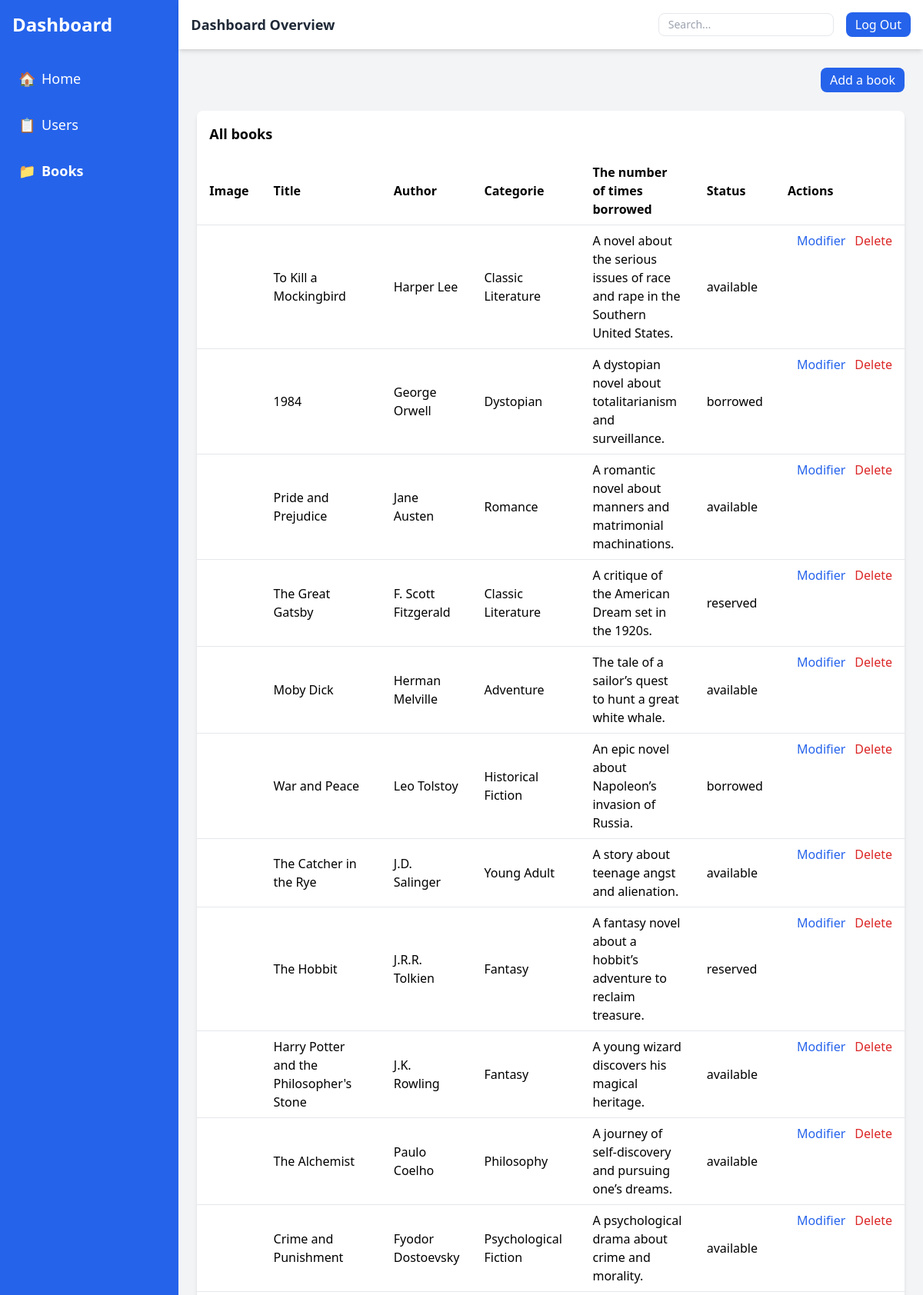
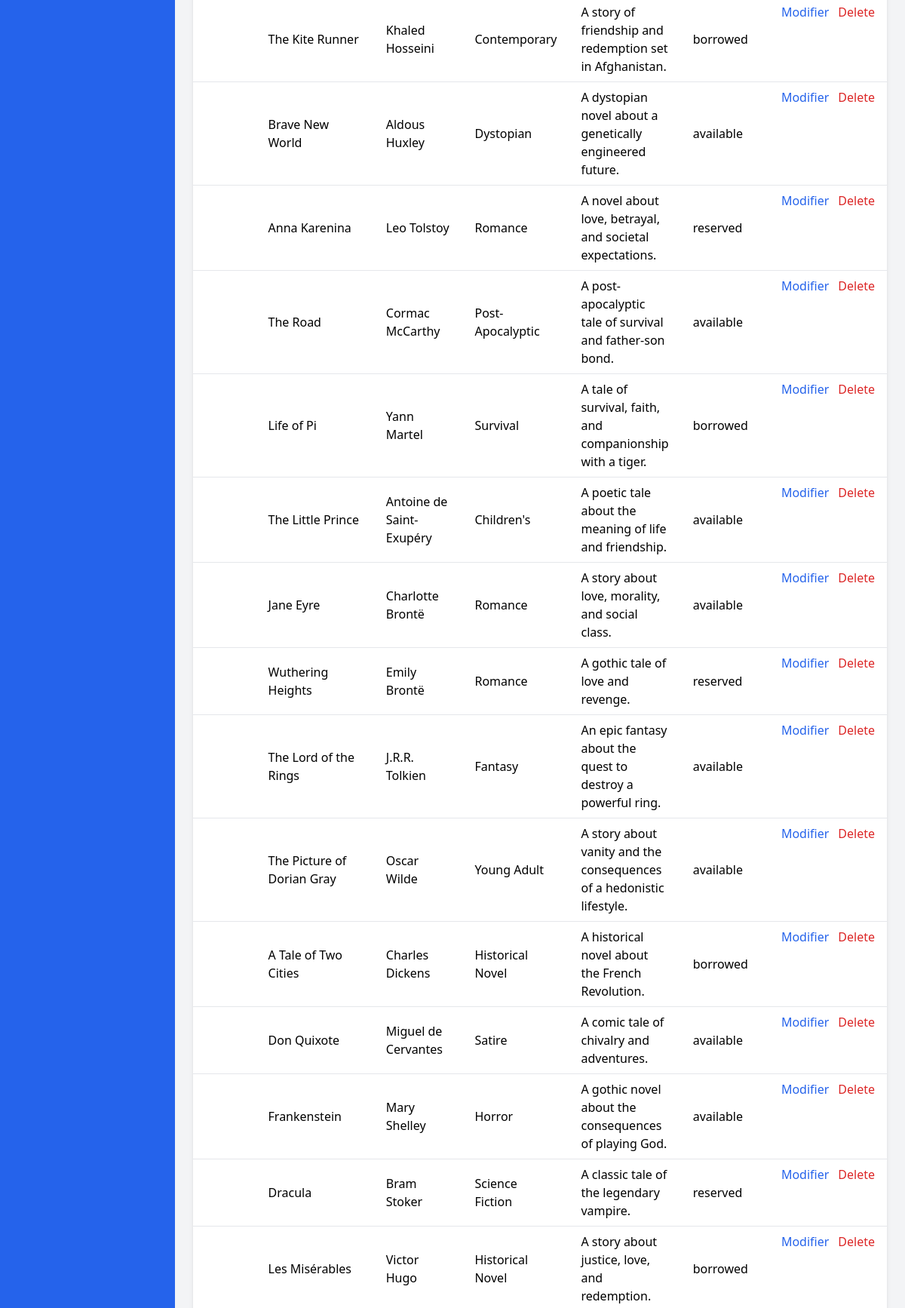
Page /AdminPages/Books.php (upper part) on the committed database (2 pictures, top to bottom).
### tables this page shows
CREATE TABLE books (
    id INT AUTO_INCREMENT PRIMARY KEY,
    title VARCHAR(255) NOT NULL,
    author VARCHAR(255) NOT NULL,
    category_id INT NOT NULL,
    cover_image VARCHAR(255), 
    summary TEXT,
    status ENUM('available', 'borrowed', 'reserved') DEFAULT 'available',
    created_at TIMESTAMP DEFAULT CURRENT_TIMESTAMP,
    FOREIGN KEY (category_id) REFERENCES categories(id) ON DELETE CASCADE
);

CREATE TABLE categories (
    id INT AUTO_INCREMENT PRIMARY KEY,
    name VARCHAR(255) NOT NULL
);

### AdminController/homepagecontroller.php (called while the page is built, shortened)
<?php
class Admin extends User{
    public function displayBooks(){
        $database = new Database();
        $db = $database->connect();
        $query = "SELECT books.title, books.author, categories.name, books.cover_image, books.summary, books.status FROM books join categories on books.category_id = categories.id";
        $stmt = $db->prepare($query);
        $stmt->execute();
        $results = $stmt->fetchAll(PDO::FETCH_ASSOC);
        return isset($results) ? $results : null;
    }
}
?>

### AdminPages/Books.php (the view, shortened to what this page needs)
<?php
require '../AdminController/homepagecontroller.php';
$database = new Database();
$db = $database->connect();
$admin = new Admin($db);
$books = $admin->displayBooks();
?>
<!DOCTYPE html>
<html lang="en">
<head>
    <script src="https://cdn.tailwindcss.com"></script>
    <link rel="stylesheet" href="https://cdnjs.cloudflare.com/ajax/libs/font-awesome/6.7.2/css/all.min.css" />
</head>
<body class="bg-gray-100 h-screen">
    <div class="flex h-full z-10">
        <aside class="w-64 bg-blue-600 text-white hidden md:block">
            <div class="p-4">
                <h1 class="text-2xl font-bold">Dashboard</h1>
            </div>
            <nav>
                <ul class="space-y-4 p-4">
                    <li><a href="Dashboard.php"
                            class="flex items-center gap-2 text-lg hover:bg-blue-500 p-2 rounded"><span>🏠</span>
                            Home</a></li>
                    <li><a href="UsersManaging.php"
                            class="flex items-center gap-2 text-lg hover:bg-blue-500 p-2 rounded"><span>📋</span>
                            Users</a></li>
                    <li><a href="Books.php"
                            class="flex items-center font-bold gap-2 text-lg hover:bg-blue-500 p-2 rounded"><span>📁</span>
                            Books</a></li>
                </ul>
            </nav>
        </aside>
        <div class="flex-1 flex flex-col">
            <header class="bg-white shadow-md p-4 flex justify-between items-center">
                <h2 class="text-lg font-bold text-gray-800">Dashboard Overview</h2>
                <div class="flex items-center space-x-4">
                    <input type="text" placeholder="Search..." class="py-1 px-3 border rounded-lg text-sm">
                    <a class="bg-blue-600 text-white py-1 px-3 rounded-lg" href="../logout.php">Log Out</a>
                </div>
            </header>
            <main class="p-6 flex-1 overflow-y-auto">
            <div class="flex justify-end">
                <form action="" method="POST">
                <button class="bg-blue-600 text-white py-1 px-3 rounded-lg" name="addbook">Add a book</button>
                </form>
            </div>
                <div class="mt-6 bg-white rounded-lg shadow-md">
                    <h3 class="text-lg font-bold p-4">All books</h3>
                    <table class="w-full text-left border-collapse">
                        <thead>
                            <tr class="border-b">
                            <th class="py-2 px-4">Image</th>
                                <th class="py-2 px-4">Title</th>
                                <th class="py-2 px-4">Author</th>
                                <th class="py-2 px-4">Categorie</th>
                                <th class="py-2 px-4">The number of times borrowed</th>
                                <th class="py-2 px-4">Status</th>
                                <th class="py-2 px-4">Actions</th>
                            </tr>
                        </thead>
                        <tbody>
                        <?php foreach($books as $book) : ?>
                            <tr class="border-b hover:bg-gray-100">
                                <td class="py-2 px-4"><img src="<?php echo $book['cover_image']; ?>" alt="" width="50"></td>
                                <td class="py-2 px-4 cursor-pointer hover:text-blue-700 hover:font-bold hover:underline"><?php echo $book['title']; ?></td>
                                <td class="py-2 px-4"><?php echo $book['author']; ?></td>
                                <td class="py-2 px-4"><?php echo $book['name']; ?></td>
                                <td class="py-2 px-4"><?php echo $book['summary']; ?></td>
                                <td class="py-2 px-4"><?php echo $book['status']; ?></td>
                                <td class="py-2 px-4 flex items-center w-full">
                                    <a href="#" class="text-blue-600 hover:underline mx-3">Modifier</a>
                                    <a href="#" class="text-red-600 hover:underline">Delete</a>
                                </td>
                            </tr>
                        <?php endforeach ?>
                        </tbody>
                    </table>
                </div>
            </main>
        </div>
    </div>
</body>
</html>

### rows in the picture
books: title "To Kill a Mockingbird", author "Harper Lee", category.name "Classic Literature", summary "A novel about the serious issues of race and rape in the Southern United States.", status "available"
books: title "1984", author "George Orwell", category.name "Dystopian", summary "A dystopian novel about totalitarianism and surveillance.", status "borrowed"
books: title "Pride and Prejudice", author "Jane Austen", category.name "Romance", summary "A romantic novel about manners and matrimonial machinations.", status "available"
books: title "The Great Gatsby", author "F. Scott Fitzgerald", category.name "Classic Literature", summary "A critique of the American Dream set in the 1920s.", status "reserved"
books: title "Moby Dick", author "Herman Melville", category.name "Adventure", summary "The tale of a sailor’s quest to hunt a great white whale.", status "available"
books: title "War and Peace", author "Leo Tolstoy", category.name "Historical Fiction", summary "An epic novel about Napoleon’s invasion of Russia.", status "borrowed"
books: title "The Catcher in the Rye", author "J.D. Salinger", category.name "Young Adult", summary "A story about teenage angst and alienation.", status "available"
books: title "The Hobbit", author "J.R.R. Tolkien", category.name "Fantasy", summary "A fantasy novel about a hobbit’s adventure to reclaim treasure.", status "reserved"
books: title "Harry Potter and the Philosopher's Stone", author "J.K. Rowling", category.name "Fantasy", summary "A young wizard discovers his magical heritage.", status "available"
books: title "The Alchemist", author "Paulo Coelho", category.name "Philosophy", summary "A journey of self-discovery and pursuing one’s dreams.", status "available"
books: title "Crime and Punishment", author "Fyodor Dostoevsky", category.name "Psychological Fiction", summary "A psychological drama about crime and morality.", status "available"
books: title "The Kite Runner", author "Khaled Hosseini", category.name "Contemporary", summary "A story of friendship and redemption set in Afghanistan.", status "borrowed"
books: title "Brave New World", author "Aldous Huxley", category.name "Dystopian", summary "A dystopian novel about a genetically engineered future.", status "available"
books: title "Anna Karenina", author "Leo Tolstoy", category.name "Romance", summary "A novel about love, betrayal, and societal expectations.", status "reserved"
books: title "The Road", author "Cormac McCarthy", category.name "Post-Apocalyptic", summary "A post-apocalyptic tale of survival and father-son bond.", status "available"
books: title "Life of Pi", author "Yann Martel", category.name "Survival", summary "A tale of survival, faith, and companionship with a tiger.", status "borrowed"
books: title "The Little Prince", author "Antoine de Saint-Exupéry", category.name "Children's", summary "A poetic tale about the meaning of life and friendship.", status "available"
books: title "Jane Eyre", author "Charlotte Brontë", category.name "Romance", summary "A story about love, morality, and social class.", status "available"
books: title "Wuthering Heights", author "Emily Brontë", category.name "Romance", summary "A gothic tale of love and revenge.", status "reserved"
books: title "The Lord of the Rings", author "J.R.R. Tolkien", category.name "Fantasy", summary "An epic fantasy about the quest to destroy a powerful ring.", status "available"
books: title "The Picture of Dorian Gray", author "Oscar Wilde", category.name "Young Adult", summary "A story about vanity and the consequences of a hedonistic lifestyle.", status "available"
books: title "A Tale of Two Cities", author "Charles Dickens", category.name "Historical Novel", summary "A historical novel about the French Revolution.", status "borrowed"
books: title "Don Quixote", author "Miguel de Cervantes", category.name "Satire", summary "A comic tale of chivalry and adventures.", status "available"
books: title "Frankenstein", author "Mary Shelley", category.name "Horror", summary "A gothic novel about the consequences of playing God.", status "available"
books: title "Dracula", author "Bram Stoker", category.name "Science Fiction", summary "A classic tale of the legendary vampire.", status "reserved"
books: title "Les Misérables", author "Victor Hugo", category.name "Historical Novel", summary "A story about justice, love, and redemption.", status "borrowed"
